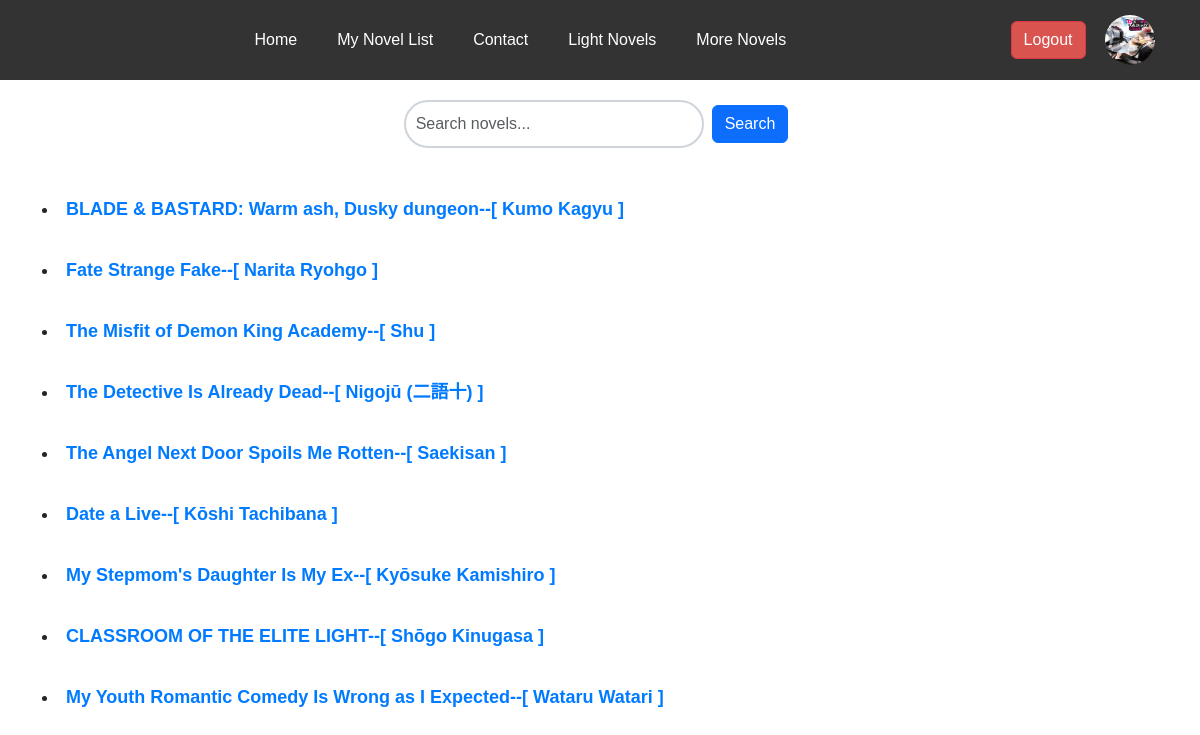
The page /lightnovel/ (signed in) on the database its author committed.
### member/models.py (models this page shows, shortened)
class Profile(models.Model):
    user = models.OneToOneField(User, on_delete=models.CASCADE)
    bio = models.TextField(blank=True, null=True)
    profile_pic = models.ImageField(upload_to='profile_pic/', blank=True, null=True)

### book/models.py (models this page shows, shortened)
class Novel(models.Model):
    CATEGORY_CHOICES = [
        ('popular', 'Popular'),
        ('latest', 'Latest'),
        ('completed', 'Completed'),
        ('featured', 'Featured'),
    ]
    title = models.CharField(max_length=100)
    genre = models.ManyToManyField(Genre, related_name='light_novels')
    slug = models.CharField(max_length=200, blank=True, null=True)
    author = models.ForeignKey(Author, blank=True, null=True, on_delete=models.CASCADE)
    summary = models.TextField(blank=True, null=True)
    published_date = models.DateField(default=timezone.now)
    cover_image = models.ImageField(upload_to='novel/novel_pic/', blank=True, null=True)
    created_at = models.DateTimeField(auto_now_add=True)
    updated_at = models.DateTimeField(auto_now=True)
    category = models.CharField(max_length=20, choices=CATEGORY_CHOICES, default='popular')

class Author(models.Model):
    author_pic = models.ImageField(upload_to='author_pic', blank=True, null=True)
    name = models.CharField(max_length=100)
    description = models.TextField(blank=True, null=True)
    def __str__(self):
        return self.name

### book/views.py (the view)
# urls.py: path('lightnovel/', LightNovelView.as_view(), name='novels'),
class LightNovelView(ListView):
    model = Novel
    template_name = 'light_novel.html'
    context_object_name = 'novels'
    def get_queryset(self):
        query = self.request.GET.get('q', '').strip()  # Use .strip() to remove extra spaces
        if query:
            return Novel.objects.filter(
            Q(title__icontains=query)
        )
        return Novel.objects.all()  # Default queryset
    def get_context_data(self, *args, **kwargs):
        context  =super(LightNovelView,self).get_context_data( *args, **kwargs)
        context['query'] = self.request.GET.get('q', '')
        return context

### book/templates/light_novel.html (shortened to what this page needs)
{% extends 'base.html' %}
{% block content %}
<div class="container">
      <form method="get" action="{% url 'novels' %}" class="d-flex justify-content-center mb-4">
            <input type="text" name="q" placeholder="Search novels..." class="form-control" style="width: 300px;"
                  value="{{ query }}">
            <button type="submit" class="btn btn-primary ms-2">Search</button>
      </form>
      <div class="my-5">
            {% if novels %}
                  {% for novel in novels %}
                        <li><b><a href="{% url 'novel_detail' slug=novel.slug %}">{{ novel.title }}--[ {{ novel.author }} ]</a></b>
                        </li>
                        <br>
                  {% endfor %}
            {% else %}
                  <div class="alert alert-info">
                        <strong>No results found for "{{ query }}"</strong>
                  </div>
            {% endif %}
      </div>
      {% endblock %}

### book/templates/base.html (shortened to what this page needs)
<!doctype html>
<html lang="ar" dir="ltr">
  <head>
    <link rel="stylesheet" href="https://cdnjs.cloudflare.com/ajax/libs/font-awesome/6.0.0-beta3/css/all.min.css">
    <link href="https://cdn.jsdelivr.net/npm/bootstrap@5.1.3/dist/css/bootstrap.min.css" rel="stylesheet">
    <link rel="stylesheet" href="https://cdn.jsdelivr.net/npm/bootstrap@5.3.3/dist/css/bootstrap.rtl.min.css">
  </head>
  <body>
    <section id="navbar">
      <div class="navbar">
          <div class="nav">
              <li><a href="{% url 'home' %}">Home</a></li>
              {% if user.is_authenticated %}
                    <li><a href="{% url 'reading_list' %}" class="novel-link">My Novel List</a></li>
              {% else %}
                    <li><a href="#" id="novel-website" class="novel-link">My Novel List</a></li>
              {% endif %}
            <li><a href="{% url 'contact' %}">Contact</a></li>
            <li><a href="{% url 'novels' %}">Light Novels </a></li>
            <li><a href="{% url 'writer_novels_list' %}">More Novels</a></li>
        </div>
          <div class="auth">
            {% if user.is_authenticated %}
                <form method="post" action="{% url 'logout' %}" style="display: inline;">
                    <button type="submit" class="btn btn-danger">Logout</button>
                    <a href="{% url 'profile_detail'%}">
                                {% if user.is_authenticated and user.profile.profile_pic %}
                                        <img class="profile-image" width="50" height="50" style="border-radius: 50%;" src="{{ user.profile.profile_pic.url }}" alt="Profile Picture">
                                    {% else %}
                                        <img class="profile-image" width="50" height="50" style="border-radius: 50%;" src="https://encrypted-tbn0.gstatic.com/images?q=tbn:ANd9GcTsOjD4klpAWOSKQZeP9QoKBHtIxXsDsQOpLA&s" alt="Default Profile Picture">
                                    {% endif %}
                    </a>
                                {% else %}
                                <a href="{% url 'login' %}" class="btn btn-success">
                                    <i class="fas fa-user-friends"></i> Login
                                </a>
                {% endif %}
             </form>
         </div>
      </div>
  </section>
    <main>
        {% block content %}
        {% endblock %}
    </main>
  </body>
</html>

### book/templates/light_novel.html (style rules this page uses)
.container { margin-top: 20px; }
form { margin-bottom: 20px; display: flex; justify-content: center; align-items: center; }
form input[type="text"] { width: 300px; padding: 10px; border: 2px solid #ced4da; border-radius: 45px; font-size: 16px; transition: all 0.3s ease-in-out; }
form button { padding: 10px 15px; border-radius: 5px; font-size: 16px; }
.my-5 li { font-size: 18px; margin-bottom: 10px; }
.my-5 li a { text-decoration: none; color: #007bff; transition: color 0.2s ease-in-out; }

### book/templates/base.html (style rules this page uses)
body { margin: 0; font-family: 'Arial', sans-serif; }
.navbar { display: flex; justify-content: space-between; align-items: center; padding: 15px 30px; background-color: #333; color: #fff; }
.navbar .nav { list-style-type: none; display: flex; gap: 20px; }
.navbar .nav li { display: inline; }
.navbar .nav a { text-decoration: none; color: #fff; padding: 5px 10px; transition: background 0.3s, color 0.3s; }
.navbar .auth a { text-decoration: none; padding: 8px 15px; color: #fff; border-radius: 5px; transition: background 0.3s; }
.navbar .auth .btn-danger { background-color: #d9534f; }

### rows shown on the page
Novel: title "BLADE & BASTARD: Warm ash, Dusky dungeon", author "Kumo Kagyu"
Novel: title "Fate Strange Fake", author "Narita Ryohgo"
Novel: title "The Misfit of Demon King Academy", author "Shu"
Novel: title "The Detective Is Already Dead", author "Nigojū (二語十)"
Novel: title "The Angel Next Door Spoils Me Rotten", author "Saekisan"
Novel: title "Date a Live", author "Kōshi Tachibana"
Novel: title "My Stepmom's Daughter Is My Ex", author "Kyōsuke Kamishiro"
Novel: title "CLASSROOM OF THE ELITE LIGHT", author "Shōgo Kinugasa"
Novel: title "My Youth Romantic Comedy Is Wrong as I Expected", author "Wataru Watari"
